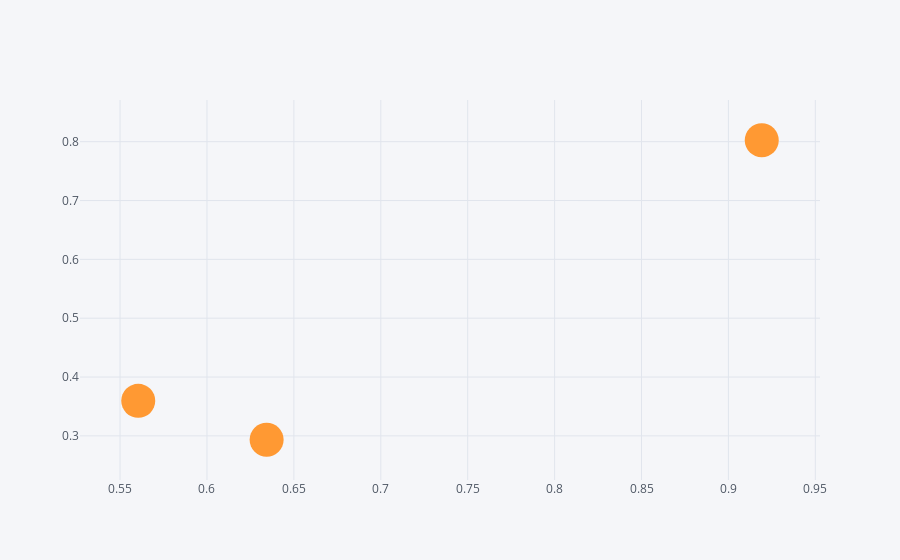

This figure's notebook cell:
### Code cell
df.iplot(x = 'A',y='B',kind='scatter',mode='markers',size = 34)

### Figure 1 — Plotly figure (JSON) as saved in the notebook; plotly's stock layout.template omitted (floating-point values rounded to 4 significant figures)
{"data": [{"line": {"color": "rgba(255, 153, 51, 1.0)", "dash": "solid", "shape": "linear", "width": 1.3}, "marker": {"size": 34, "symbol": "circle"}, "mode": "markers", "name": "B", "text": "", "type": "scatter", "x": [0.5605, 0.9192, 0.6343], "y": [0.3595, 0.8024, 0.2934]}], "layout": {"legend": {"bgcolor": "#F5F6F9", "font": {"color": "#4D5663"}}, "paper_bgcolor": "#F5F6F9", "plot_bgcolor": "#F5F6F9", "title": {"font": {"color": "#4D5663"}}, "xaxis": {"gridcolor": "#E1E5ED", "showgrid": true, "tickfont": {"color": "#4D5663"}, "title": {"font": {"color": "#4D5663"}, "text": ""}, "zerolinecolor": "#E1E5ED"}, "yaxis": {"gridcolor": "#E1E5ED", "showgrid": true, "tickfont": {"color": "#4D5663"}, "title": {"font": {"color": "#4D5663"}, "text": ""}, "zerolinecolor": "#E1E5ED"}}}
